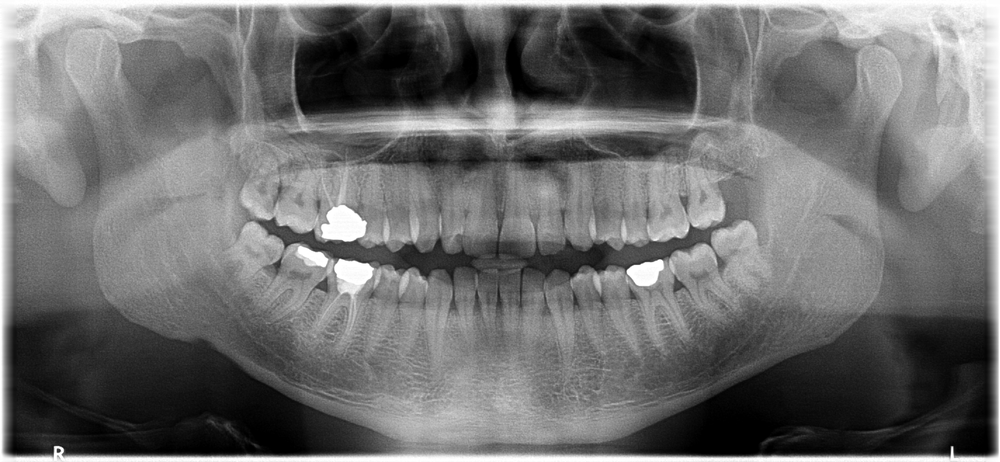
#> input picture MedSam/X-rays/train_1.png, 1000 x 462 px, shrunk from 2847 x 1316 before the run, found by its file name
$ python box-bounding.py
#> lines starting #> are read from the running program, lines starting #| are printed output that depends on the picture
import numpy as np
import matplotlib.pyplot as plt
from skimage import io

# Load the image
img_path = r"C:\teeth segmentation\Main task\MedSam\X-rays\train_1.png"
img_np = io.imread(img_path)
#> img_np is the input picture: shape (462, 1000, 3); min 0, max 255, mean 110.7

# Convert grayscale to RGB if needed
img_3c = np.repeat(img_np[:, :, None], 3, axis=-1) if len(img_np.shape) == 2 else img_np
H, W, _ = img_3c.shape
#> H = 462; W = 1000

# Load YOLO annotations and convert to pixel format
yolo_annotation_path = r"C:\teeth segmentation\Main task\MedSam\Yolo\train_2.txt"
bounding_boxes = []

with open(yolo_annotation_path, 'r') as f:
#> (reads MedSam/Yolo/train_2.txt from the repository)
    for line in f:
        parts = line.strip().split()
        _, x_center, y_center, width, height = map(float, parts)

        # Convert YOLO format to pixel coordinates
        x_center_pixel = x_center * W
        y_center_pixel = y_center * H
        width_pixel = width * W
        height_pixel = height * H

        x_min = x_center_pixel - (width_pixel / 2)
        y_min = y_center_pixel - (height_pixel / 2)
        x_max = x_center_pixel + (width_pixel / 2)
        y_max = y_center_pixel + (height_pixel / 2)

        bounding_boxes.append([x_min, y_min, x_max, y_max])
#> after the loop, bounding_boxes = [[706.6, 219.8, 775, 291.7]]

# Plot the image with bounding boxes
fig, ax = plt.subplots(1, 1, figsize=(10, 5))
ax.imshow(img_3c)
ax.set_title("Image with YOLO Bounding Boxes")

for box in bounding_boxes:
    x_min, y_min, x_max, y_max = box
    # Draw each bounding box
    rect = plt.Rectangle((x_min, y_min), x_max - x_min, y_max - y_min,
                         edgecolor='blue', facecolor='none', lw=2)
    ax.add_patch(rect)

plt.show()
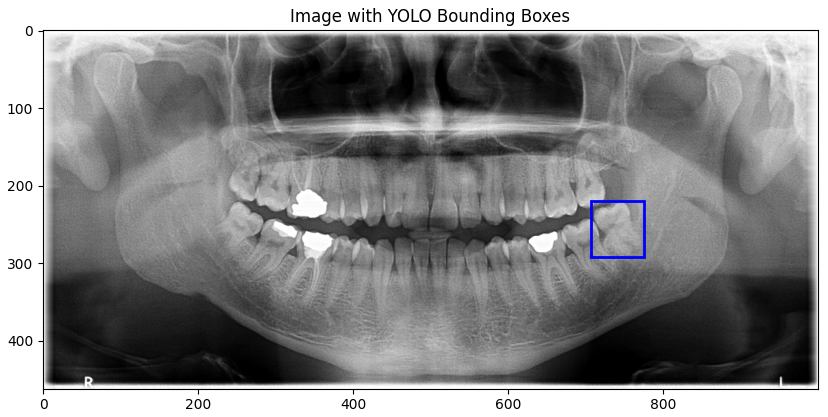
#> figure drawn by matplotlib, 1 panel
